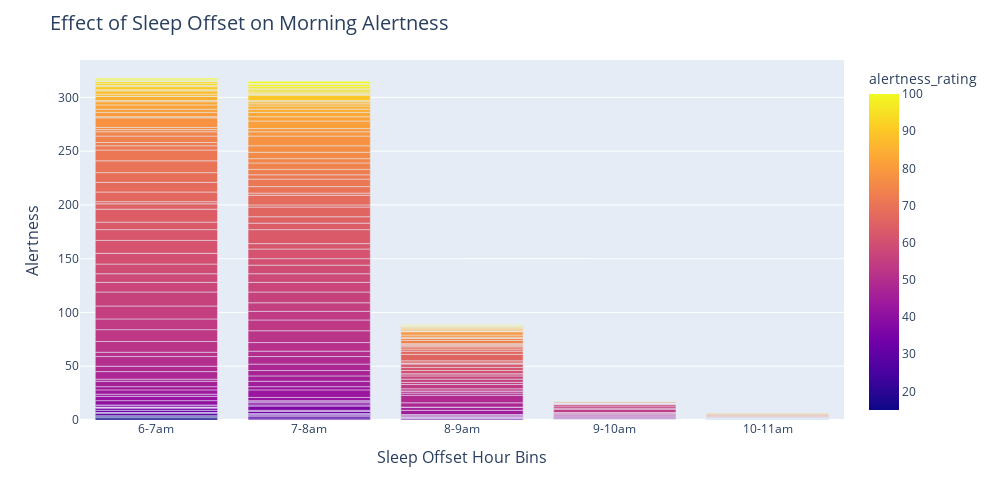

Write notebook code for a chart like this one.
### Code cell
'''This plot shows the alertness rating wrt when a person wakes up, that is the Sleep Offset time.
   In this plot we are considering only those people who have slept between 7 - 10 hrs which is
   considered as a good sleeping time to maintain uniformity. For the same sleep time we can see
    that People who wake early have high alertness rating as compared to the people who wake up late. 
    Showing people who must have woken up early must also have slept early, so the sleep efficiency for 
    people who sleep early is high, thus for the same amount of sleep, they have higher alertness. '''

bins = [6, 7, 8, 9, 10, 11]
labels = ['6-7am', '7-8am', '8-9am', '9-10am', '10-11am']
merged_df['sleep_offset_bins'] = pd.cut(merged_df['sleep_offset'], bins=bins, labels=labels)
grouped_df = merged_df.groupby(['sleep_offset_bins', 'alertness_rating']).size().reset_index(name='count')
fig = px.bar(grouped_df, x='sleep_offset_bins', y='count', color='alertness_rating', barmode='stack')
fig.update_layout(
    title=dict(
        text='Effect of Sleep Offset on Morning Alertness',
        font=dict(size=20)  
    ),
    xaxis=dict(
        title=dict(text='Sleep Offset Hour Bins', font=dict(size=16)), 
        tickfont=dict(size=12) 
    ),
    yaxis=dict(
        title=dict(text='Alertness', font=dict(size=16)), 
        tickfont=dict(size=12)  
    ),
    legend=dict(
        title=dict(text='Alertness Rating', font=dict(size=14)),  
        font=dict(size=12),  
        orientation="h",  
        x=0.5,
        xanchor="center",
        y=-0.2
    ),
    width=1000,  
    height=500  
)

# Show plot
fig.show()

### Figure 1 — Plotly figure (JSON) as saved in the notebook; plotly's stock layout.template omitted (floating-point values rounded to 4 significant figures; data arrays with more than 128 entries replaced by an {"elided": "..."} marker saying what was removed)
{"data": [{"alignmentgroup": "True", "hovertemplate": "sleep_offset_bins=%{x}<br>count=%{y}<br>alertness_rating=%{marker.color}<extra></extra>", "legendgroup": "", "marker": {"color": {"elided": "380 int values"}, "coloraxis": "coloraxis", "pattern": {"shape": ""}}, "name": "", "offsetgroup": "", "orientation": "v", "showlegend": false, "textposition": "auto", "type": "bar", "x": {"elided": "380 str values"}, "xaxis": "x", "y": {"elided": "380 int values"}, "yaxis": "y"}], "layout": {"barmode": "stack", "coloraxis": {"colorbar": {"title": {"text": "alertness_rating"}}, "colorscale": [[0, "#0d0887"], [0.1111, "#46039f"], [0.2222, "#7201a8"], [0.3333, "#9c179e"], [0.4444, "#bd3786"], [0.5556, "#d8576b"], [0.6667, "#ed7953"], [0.7778, "#fb9f3a"], [0.8889, "#fdca26"], [1, "#f0f921"]]}, "height": 500, "legend": {"font": {"size": 12}, "orientation": "h", "title": {"font": {"size": 14}, "text": "Alertness Rating"}, "tracegroupgap": 0, "x": 0.5, "xanchor": "center", "y": -0.2}, "margin": {"t": 60}, "title": {"font": {"size": 20}, "text": "Effect of Sleep Offset on Morning Alertness"}, "width": 1000, "xaxis": {"anchor": "y", "domain": [0, 1], "tickfont": {"size": 12}, "title": {"font": {"size": 16}, "text": "Sleep Offset Hour Bins"}}, "yaxis": {"anchor": "x", "domain": [0, 1], "tickfont": {"size": 12}, "title": {"font": {"size": 16}, "text": "Alertness"}}}}
